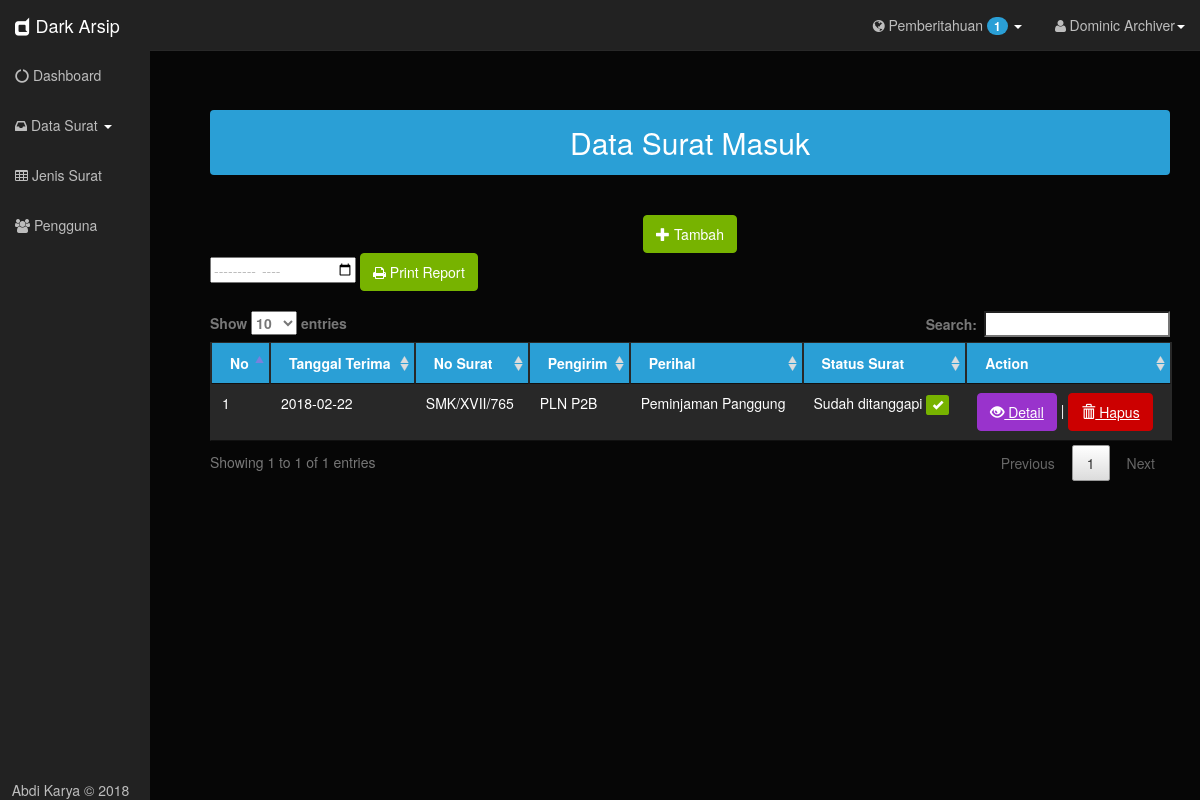
The page /dashboard.php?table=sm (signed in) on the database as committed earlier.
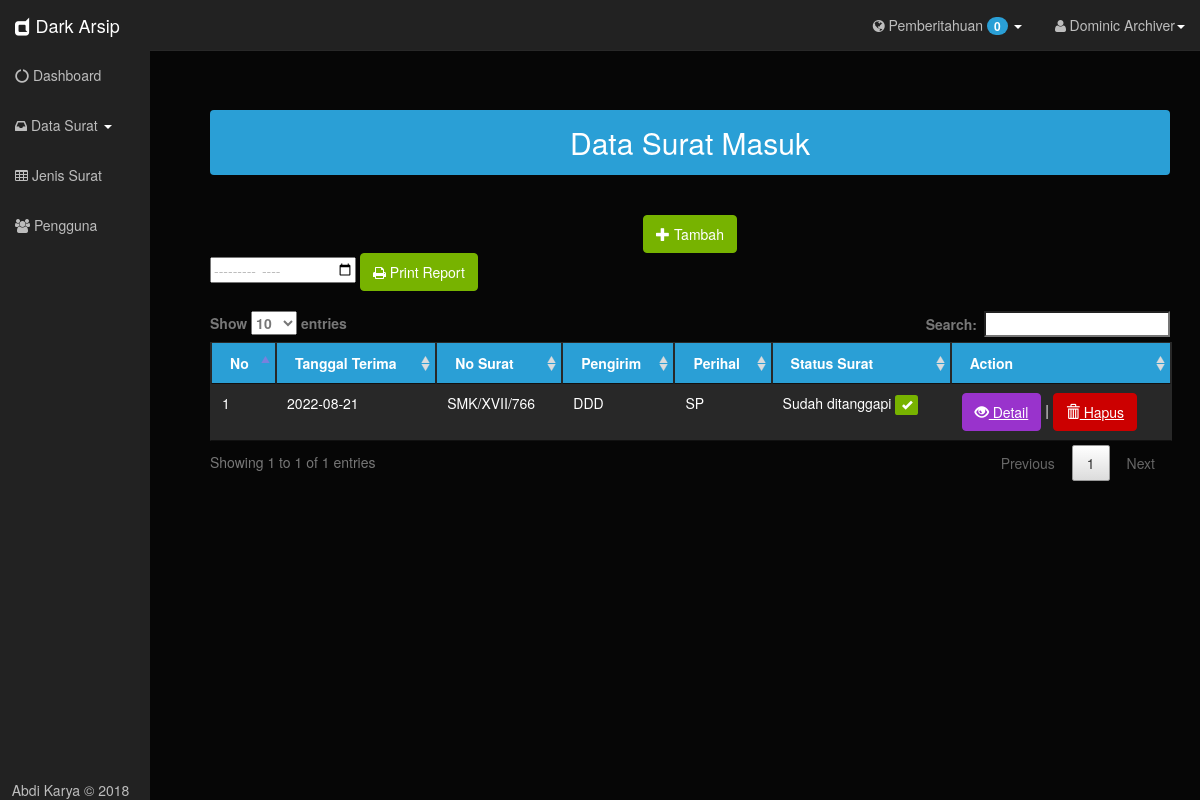
The same page on the database as committed later.
### tables this page shows
CREATE TABLE `disposisi` (
  `no_disposisi` int(11) NOT NULL,
  `kepada` varchar(30) DEFAULT NULL,
  `keterangan` text DEFAULT NULL,
  `status_surat` varchar(30) DEFAULT NULL,
  `tanggapan` varchar(30) DEFAULT '',
  `keputusan` varchar(7) DEFAULT NULL,
  `id_sm` int(11) DEFAULT NULL,
  `id_sk` int(11) DEFAULT NULL,
  `id_user` int(11) DEFAULT NULL
);

CREATE TABLE `surat_masuk` (
  `id_sm` int(11) NOT NULL,
  `tgl_terima` date DEFAULT NULL,
  `tgl_kirim` date DEFAULT NULL,
  `no_surat` varchar(15) DEFAULT NULL,
  `pengirim` varchar(30) DEFAULT NULL,
  `perihal` varchar(30) DEFAULT NULL,
  `pict` blob DEFAULT NULL,
  `id_jenissurat` int(11) DEFAULT NULL,
  `id_loker` int(11) DEFAULT NULL
);

### tables/surat_masuk.php (the view, shortened to what this page needs)
<div class="col-lg-12">
	<center><h2 class="page-header alert alert-default bg-primary">Data Surat Masuk</h2><br>
		<button type="submit" class="btn btn-success" data-toggle="modal" data-target="#myModal"><i class="glyphicon glyphicon-plus"></i>&nbsp;Tambah</button></center>
		<form action="report/index.php" method="POST">
			<input type="month" name="month">
			<button type="submit" class="btn btn-success"><i class="fa fa-print"></i> Print Report</button>
		</form><br>
		<table class="table table-bordered table-hover" id="myTable">
			<thead>
				<tr class="bg-primary">
					<th>No</th>
					<th>Tanggal Terima</th>
					<th>No Surat</th>
					<th>Pengirim</th>
					<th>Perihal</th>
					<th>Status Surat</th>
					<th>Action</th>
				</tr>
			</thead>
			<tbody>
			<?php $sql=$conn->query("SELECT * FROM surat_masuk a JOIN disposisi b ON a.id_sm=b.id_sm");
			$no=0;
                while ($row=$sql->fetch_assoc()) {
                $no++;	?>
				<tr class="active">
					<td><?php echo $no; ?></td>
					<td><?php echo $row['tgl_terima']; ?></td>
					<td><?php echo $row['no_surat']; ?></td>
					<td><?php echo $row['pengirim']; ?></td>
					<td><?php echo $row['perihal']; ?></td>
					<td><?php
					if ($row['status_surat']=='Sudah ditanggapi') {
						echo $row['status_surat']." <label class='label label-success'><i class='glyphicon glyphicon-ok'></i></label>";
					}
					else {
						echo $row['status_surat']." <label class='label label-danger'><i class='glyphicon glyphicon-remove'></i></label>";
					}
					?></td>
					<td><a href="?det_sm=<?php echo $row['id_sm'];?>" class="btn btn-info"><i class="glyphicon glyphicon-eye-open"></i>&nbsp;Detail</a> | <a href="?del_sm=<?php echo $row['id_sm'];?>" class="btn btn-danger" onclick="return confirm('Yakin ingin menghapus data?');"><i class="glyphicon glyphicon-trash"></i>&nbsp;Hapus</a></td>
				</tr>
			<?php } ?>
			</tbody>
		</table>
</div>

### dashboard.php (shortened to what this page needs)
<?php session_start();
include 'config/config.php';
?>
<!DOCTYPE html>
<html lang="en">
<head>
    <link rel="stylesheet" type="text/css" href="assets/bootstrap/css/bootstrap.css" />
    <link rel="stylesheet" type="text/css" href="assets/font-awesome/css/font-awesome.min.css" />
    <link rel="stylesheet" type="text/css" href="assets/css/local.css" />
    <link rel="stylesheet" type="text/css" href="assets/DataTables/css/jquery.dataTables.css">
</head>
<body class="container-fluid">
    <div id="wrapper">
          <nav class="navbar navbar-inverse navbar-fixed-top" role="navigation">
            <div class="navbar-header">
                <a class="navbar-brand" href="?index"><i class="fa fa-dashcube"></i> Dark Arsip</a>
            </div>
            <div class="collapse navbar-collapse navbar-ex1-collapse">
                <?php include 'layout/navbar.php'; ?>
                <ul class="nav navbar-nav navbar-right navbar-user">
                    <?php include 'layout/alert.php';
                    ?>
                    <li class="dropdown user-dropdown">
                        <a href="#" class="dropdown-toggle" data-toggle="dropdown"><i class="fa fa-user fa-fw"></i><?php echo $_SESSION['dpn']." ".$_SESSION['blk']; ?><b class="caret"></b></a>
                    </li>
                </ul>
            </div>
        </nav>
        <div class="page-wrapper"><?php require 'url.php'; ?></div>
        <footer class="page-wrapper navbar-fixed-bottom"><span>&nbsp;&nbsp;&nbsp;Abdi Karya &copy; 2018</span></footer>
    </div>
</body>
</html>

### layout/navbar.php (shortened to what this page needs)
<ul class='nav navbar-nav side-nav'>
     <?php
     if ($_SESSION['lvl']=='Admin') {
          echo "<li><a href='?index'><i class='fa fa-spin fa-circle-o-notch'></i> Dashboard</a></li>
     <li class='nav navbar-nav dropdown'>
          <a href='#' class='dropdown-toggle' data-toggle='dropdown'><i class='fa fa-inbox'></i> Data Surat <b class='caret'></b></a>
          <ul class='dropdown-menu'>
               <li><a href='?table=sm'><i class='fa fa-envelope-o'></i> Surat Masuk</a></li>
               <li><a href='?table=sk'><i class='fa fa-envelope'></i> Surat Keluar</a></li>
          </ul>
     </li>
     <li><a href='?table=jenis'><i class='fa fa-table'></i> Jenis Surat</a></li>
     <li><a href='?table=user'><i class='fa fa-users'></i> Pengguna</a></li>
     ";
     }
     else {
          echo "<li><a href='?index'><i class='fa fa-spin fa-circle-o-notch'></i> Dashboard</a></li>
     <li><a href='?table=sm'><i class='fa fa-envelope-o'></i> Surat Masuk</a></li>
     <li><a href='?table=dispos'><i class='fa fa-comment'></i> Tanggapan</a></li>";
     }
     ?>
</ul>

### layout/alert.php (shortened to what this page needs)
<?php
$sql=mysqli_query($conn, "SELECT * FROM surat_masuk a JOIN disposisi b ON a.id_sm=b.id_sm WHERE b.id_user='$_SESSION[id]' AND b.status_surat='Belum Ditanggapi'");
$query=mysqli_query($conn, "SELECT * FROM surat_keluar a JOIN disposisi b ON a.id_sk=b.id_sk WHERE tgl_kirim='0000-00-00'");
?>
<li class="dropdown messages-dropdown">
    <a href="#" class="dropdown-toggle" data-toggle="dropdown"><i class="fa fa-globe fa-spin"></i> Pemberitahuan <span class="badge"><?php
    if ($_SESSION['lvl']=='User') {
        echo (mysqli_num_rows($sql));
    }
    else {
        echo (mysqli_num_rows($query));
    }
    ?></span> <b class="caret"></b></a>
</li>

### url.php (shortened to what this page needs)
<?php include 'config/config.php';
if ($_SESSION['lvl']=='Admin') {
	if (isset($_GET['table'])) {
		if ($_GET['table']=='jenis') {
			include 'tables/jenis.php';
		}
		elseif ($_GET['table']=='sm') {
			include 'tables/surat_masuk.php';
		}
		elseif ($_GET['table']=='sk') {
			include 'tables/surat_keluar.php';
		}
		elseif ($_GET['table']=='user') {
			include 'tables/user.php';
		}
	}
	elseif (isset($_GET['embed_sm'])) {
		include 'modul/embed_sm.php';
	}
	elseif (isset($_GET['embed_sk'])) {
		include 'modul/embed_sk.php';
	}
	elseif (isset($_GET['det_sm'])) {
		include 'forms/det_surat_masuk.php';
		include 'core/edit.php';
	}
	elseif (isset($_GET['det_sk'])) {
		include 'forms/det_surat_keluar.php';
		include 'core/edit.php';
	}
	elseif (isset($_GET['del_sm'])) {
		include 'core/delete.php';
	}
	elseif (isset($_GET['del_sk'])) {
		include 'core/delete.php';
	}
	elseif (isset($_GET['del_jen'])) {
		include 'core/delete.php';
	}
	elseif (isset($_GET['del_use'])) {
		include 'core/delete.php';
	}
	else {
		include 'modul/index.php';
	}
}
else {
	echo "<script>alert('Anda tidak memiliki akses!');</script>
	<meta http-equiv='refresh' content='0;URL=error.php'>";
}
?>

Rows that differ between the two databases and show on the page:
removed disposisi: id_sm.tgl_terima "2018-02-22", id_sm.no_surat "SMK/XVII/765", id_sm.pengirim "PLN P2B", id_sm.perihal "Peminjaman Panggung", status_surat "Sudah ditanggapi"
added disposisi: id_sm.tgl_terima "2022-08-21", id_sm.no_surat "SMK/XVII/766", id_sm.pengirim "DDD", id_sm.perihal "SP", status_surat "Sudah ditanggapi"
Other text that changed with them:
mysqli_num_rows($query): "1" → "0"
